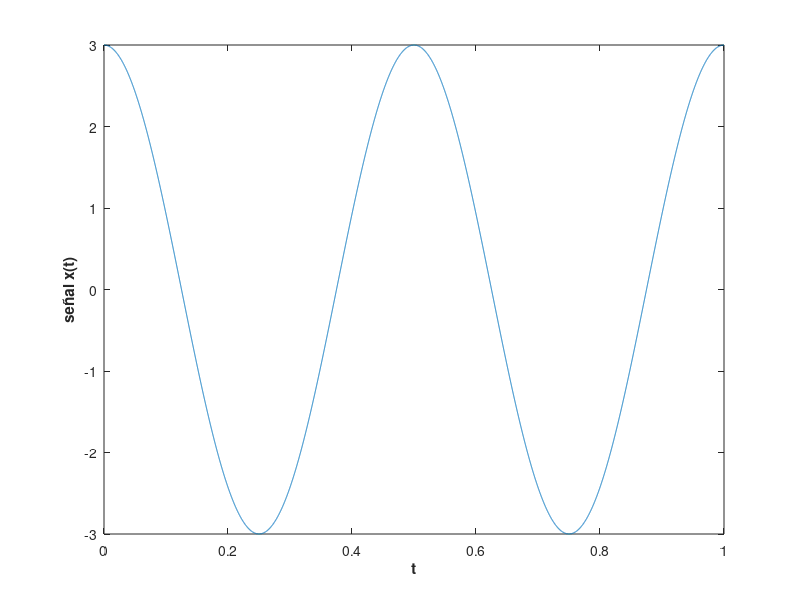
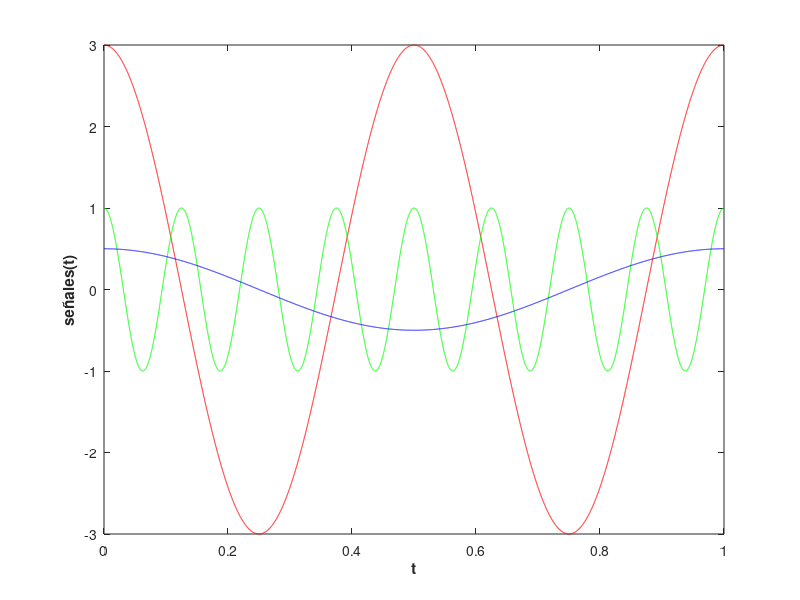
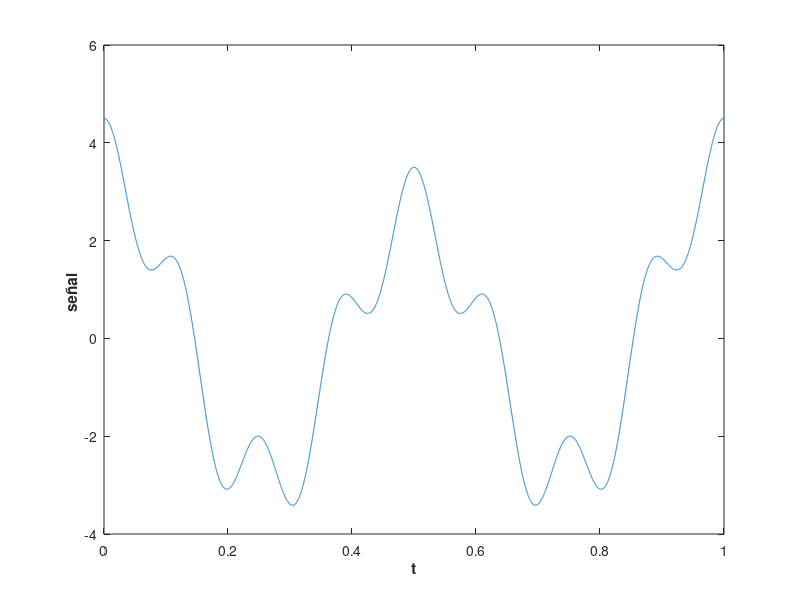
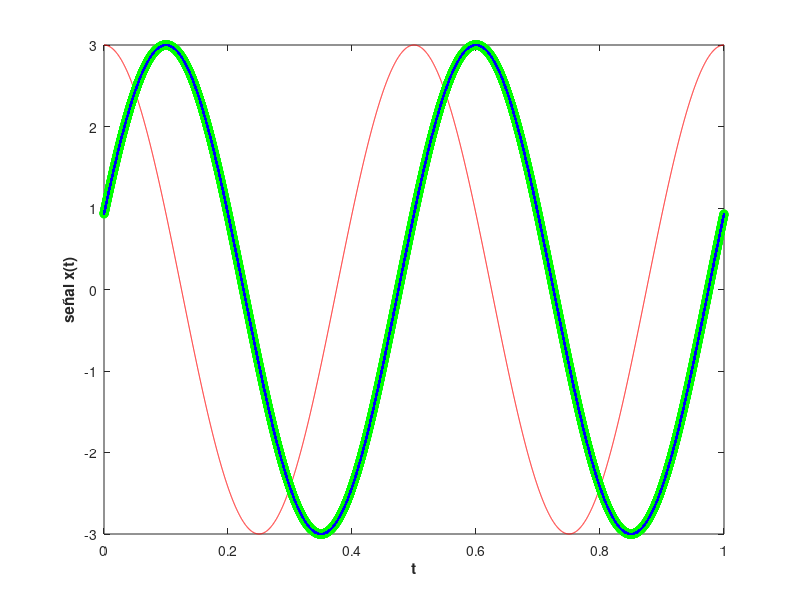

These charts were generated, in order, by the following MATLAB code:

clear, close all; 
%problema 1
%1
%a)
 
    A = 3;%amplitud
    f=2;%frecuencia lineal
    t=(0:0.0001:1);
    w= 2*pi*f;%frecuencia angular
    x= 3*cos(2*f*pi*t);
    
    %contestacion: hay 2 ciclos
    %periodo
    T= 1/f;%contestacion: un ciclo dura 0.5 segundos
    figure(1)
    plot(t,x)
    xlabel('t','FontWeight','bold');  
    ylabel('señal x(t)','FontWeight','bold');

    %maximo
    [maximo, imax]= max(x); %contestacion: max 3
    [minimo, imin]= min(x); %contestacion: min -3
    
    interMax= t(imax);
    interMin= t(imin);
    %contestacion: el maximo en el intervalo 0 y el minimo en el 0.25
    %también se puede mirar la grafica y señalar los puntos max y min del
    %intervalo [0:0.5]

%b)
    x2= cos(2*pi*4*f*t);
    amplitudX2 = max(x2);%amplitud
    imaxX2= find(x2==amplitudX2);
    periodoX2= t(imaxX2(2));%periodo
    frecuenciaX2= 1/periodoX2;%frecuencia
    wX2= 2*pi*frecuenciaX2;%frecuencia angular

    x3= 0.5*cos(2*pi*f*(t/2));
    amplitudX3= max(x3);%amplitud
    imaxX3= find(x3==amplitudX3);
    periodoX3= t(imaxX3(2));%periodo
    frecuenciaX3= 1/periodoX3;%frecuencia
    wX3= 2*pi*frecuenciaX3;%frecuencia angular


    figure(2)
    plot(t, x, 'r', t, x2, 'g', t, x3, 'b')
    %plot(t, x2, 'g')
    xlabel('t','FontWeight','bold');  
    ylabel('señales(t)','FontWeight','bold');


    
%2
    x4= x + x2 + x3;
    figure(3)
    plot(t, x4)
    xlabel('t','FontWeight','bold');  
    ylabel('señal ','FontWeight','bold');
    periodoX4= max(x4);
    minx4= min(x4);
    % es periodica porque la división de los periodos de 
    %la distintas funciones da un numero racional, por lo que se le
    %considerar periodo

%3
%-
    x5= 3*cos(4*pi*t - 0.4*pi);
    figure(4)
    plot(t, x, 'r', t, x5, 'go'), hold on
    
    %contestacion: que la onda sufre un retardo
    amplitudX5= max(x5);
    imaxX5= find(x5==amplitudX5);
    periodoX5= t(imaxX5(2))- t(imaxX5(1));%periodo(se mantiene)
    puntoMaximo= t(imaxX5(find(t(imaxX5) < 0.5)));%devuelve el punto donde es maximo dentro del rango de [0,T]

%- 
    %el tiempo de retardo
    t0= puntoMaximo - interMax ;%diferencias de amplitudes dentro del periodo
    xnew= 3*cos(2*f*pi*(t-t0));

    plot(t, xnew, 'b.'), hold off
    xlabel('t','FontWeight','bold');  
    ylabel('señal x(t)','FontWeight','bold');